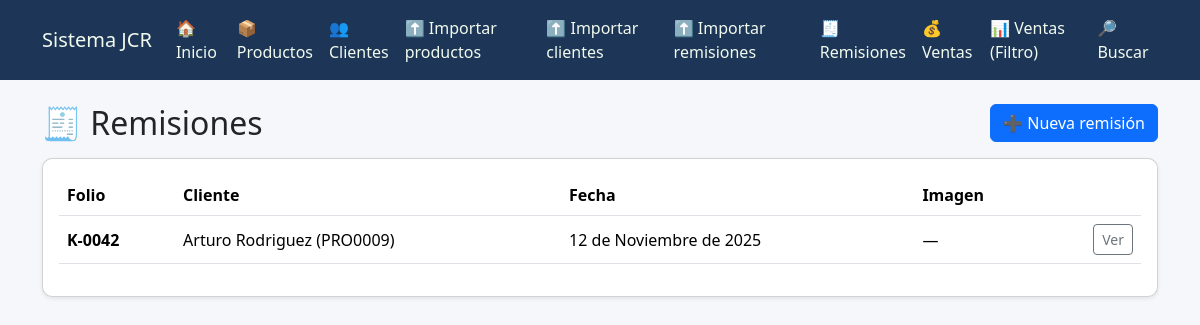
The app's page /remisiones/, older data.
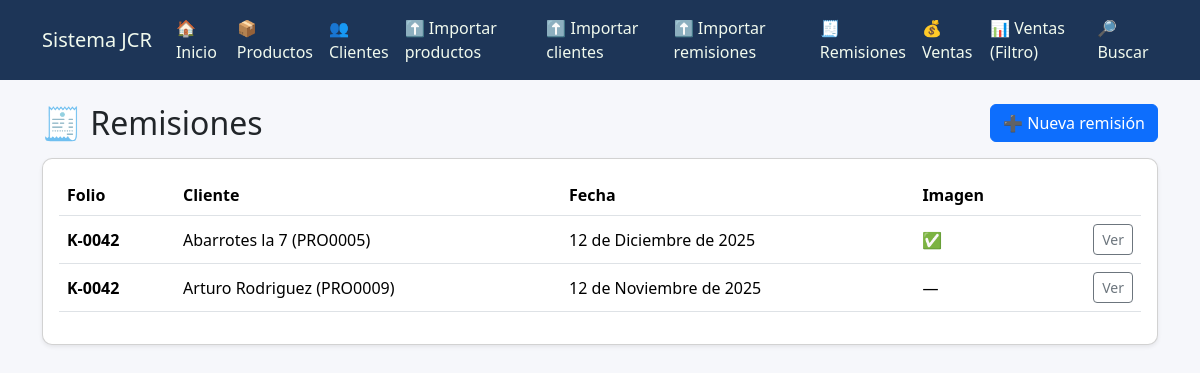
The same page, newer data.
### sistema/models.py (models this page shows, shortened)
class Remision(models.Model):
    folio = models.CharField(max_length=50, db_index=True)
    cliente = models.ForeignKey(
        "sistema.Cliente",  # ajusta si tu modelo está en otra app o con otro nombre
        on_delete=models.PROTECT,
        related_name="remisiones",
    )
    fecha = models.DateField(db_index=True)
    imagen = models.ImageField(
        upload_to="remisiones/%Y/%m/",
        null=True,
        blank=True,
        help_text="Foto/escaneo de la remisión en papel."
    )
    observaciones = models.TextField(blank=True, default="")
    created_at = models.DateTimeField(auto_now_add=True)
    updated_at = models.DateTimeField(auto_now=True)
    class Meta:
        constraints = [
            models.UniqueConstraint(
                fields=["cliente", "folio"],
                name="uniq_remision_folio_por_cliente",
            )
        ]
        ordering = ["-fecha", "-id"]

class Cliente(models.Model):
    numero = models.IntegerField()
    proveedor = models.CharField(max_length=50)
    comercio = models.CharField(max_length=255)
    contacto = models.CharField(max_length=255, blank=True)
    direccion = models.CharField(max_length=255, blank=True)
    telefono = models.CharField(max_length=100, blank=True)
    referencia = models.CharField(max_length=255, blank=True)

### sistema/views.py (the view)
# urls.py: path("remisiones/", views.remision_list, name="remision_list"),
def remision_list(request):
    remisiones = Remision.objects.select_related("cliente").order_by("-fecha", "-id")
    return render(request, "sistema/remisiones_list.html", {"remisiones": remisiones})

### sistema/templates/sistema/remisiones_list.html
{% extends "sistema/base.html" %} {% block content %}
<div class="d-flex justify-content-between align-items-center mb-3">
  <h2 class="mb-0">🧾 Remisiones</h2>
  <a class="btn btn-primary" href="/remisiones/nueva/">➕ Nueva remisión</a>
</div>
<div class="card shadow-sm">
  <div class="card-body">
    {% if remisiones %}
    <div class="table-responsive">
      <table class="table table-hover align-middle">
        <thead>
          <tr>
            <th>Folio</th>
            <th>Cliente</th>
            <th>Fecha</th>
            <th>Imagen</th>
            <th></th>
          </tr>
        </thead>
        <tbody>
          {% for r in remisiones %}
          <tr>
            <td><strong>{{ r.folio }}</strong></td>
            <td>{{ r.cliente.comercio }} ({{ r.cliente.proveedor }})</td>
            <td>{{ r.fecha }}</td>
            <td>{% if r.imagen %} ✅ {% else %} — {% endif %}</td>
            <td class="text-end">
              <a
                class="btn btn-sm btn-outline-secondary"
                href="/remisiones/{{ r.id }}/"
                >Ver</a
              >
            </td>
          </tr>
          {% endfor %}
        </tbody>
      </table>
    </div>
    {% else %}
    <p class="mb-0">Aún no hay remisiones registradas.</p>
    {% endif %}
  </div>
</div>
{% endblock %}

Row changes from the older to the newer data that the page shows:
added Remision: folio "K-0042", cliente.comercio "Abarrotes la 7", cliente.proveedor "PRO0005", fecha "12 de Diciembre de 2025"
